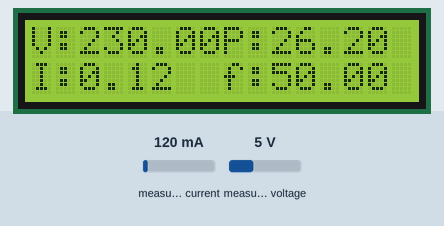
The sketch below on a simulated Arduino Uno, built with avr-gcc and run on an emulated ATmega328P. Parts: 16×2 character LCD. The test bench sets the inputs (shaded band); at power-on: measured current 120 mA, measured voltage 5 V. What the sketch prints to the serial monitor is not drawn.

Above: at 1.7 s.
1.8 s: measured current set to 40 mA
At 3.2 s:
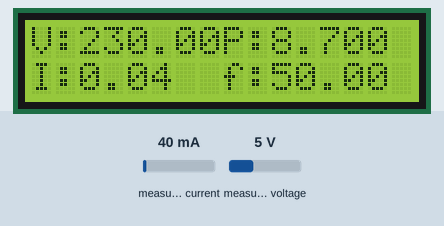
4.2 s: measured voltage set to 0.3 V
At 5.9 s:
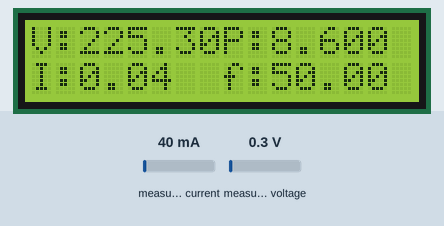
6.3 s: measured current set to 500 mA
At 7.5 s:
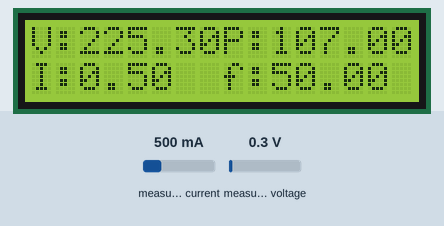
8.4 s: measured voltage set to 3.8 V
At 10.3 s:
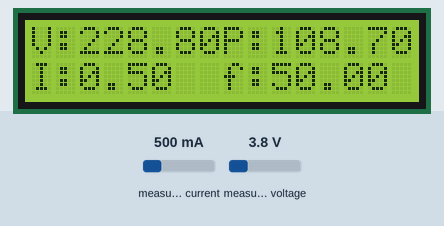
Timing chart, 0 to 11.5 s (numbered marks = the images above; inputs shaded):
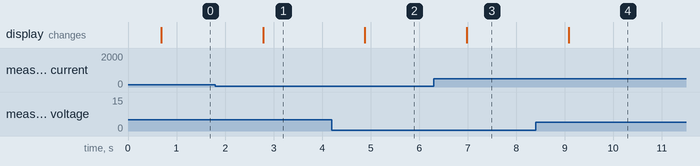

The sketch:

pzem_n_lcd.ino
```cpp
#include <PZEM004Tv30.h>
#include <Wire.h>
#include <LiquidCrystal_I2C.h>
LiquidCrystal_I2C lcd(0x27, 16, 2);
PZEM004Tv30 pzem(8, 9);  // Software Serial pin 8 (RX) & 9 (TX)
void setup() {
  Serial.begin(9600);
  lcd.begin(16,2);
  lcd.backlight();
  lcd.setCursor(0, 0);
  lcd.print("PZEM Test");
  lcd.setCursor(0, 1);
  lcd.print("by Miliohm.com");
  delay(500);
  lcd.clear();
}
void loop() {
  float voltage = pzem.voltage();
  if (voltage != NAN) {
    Serial.print("Voltage: ");
    Serial.print(voltage);
    Serial.println("V");
    lcd.setCursor(0, 0);
    lcd.print("V:");
    lcd.print(voltage);
  } else {
    Serial.println("Error reading voltage");
  }
  float current = pzem.current();
  if (current != NAN) {
    Serial.print("Current: ");
    Serial.print(current);
    Serial.println("A");
    lcd.setCursor(0, 1);
    lcd.print("I:");
    lcd.print(current);
  } else {
    Serial.println("Error reading current");
  }
  float power = pzem.power();
  if (current != NAN) {
    Serial.print("Power: ");
    Serial.print(power);
    Serial.println("W");
    lcd.setCursor(8, 0);
    lcd.print("P:");
    lcd.print(power);
  } else {
    Serial.println("Error reading power");
  }
  float energy = pzem.energy();
  if (current != NAN) {
    Serial.print("Energy: ");
    Serial.print(energy, 3);
    Serial.println("kWh");
  } else {
    Serial.println("Error reading energy");
  }
  float frequency = pzem.frequency();
  if (current != NAN) {
    Serial.print("Frequency: ");
    Serial.print(frequency, 1);
    Serial.println("Hz");
    lcd.setCursor(8, 1);
    lcd.print("f:");
    lcd.print(frequency);
  } else {
    Serial.println("Error reading frequency");
  }
  float pf = pzem.pf();
  if (current != NAN) {
    Serial.print("PF: ");
    Serial.println(pf);
  } else {
    Serial.println("Error reading power factor");
  }
  Serial.println();
  delay(2000);
}
```

Measured:
- after the input at 1.8 s, the display: changes after 0.99 s (image 1)
- after the input at 4.2 s, the display: changes after 0.68 s (image 2)
- after the input at 6.3 s, the display: changes after 0.68 s (image 3)
- after the input at 8.4 s, the display: changes after 0.68 s (image 4)
